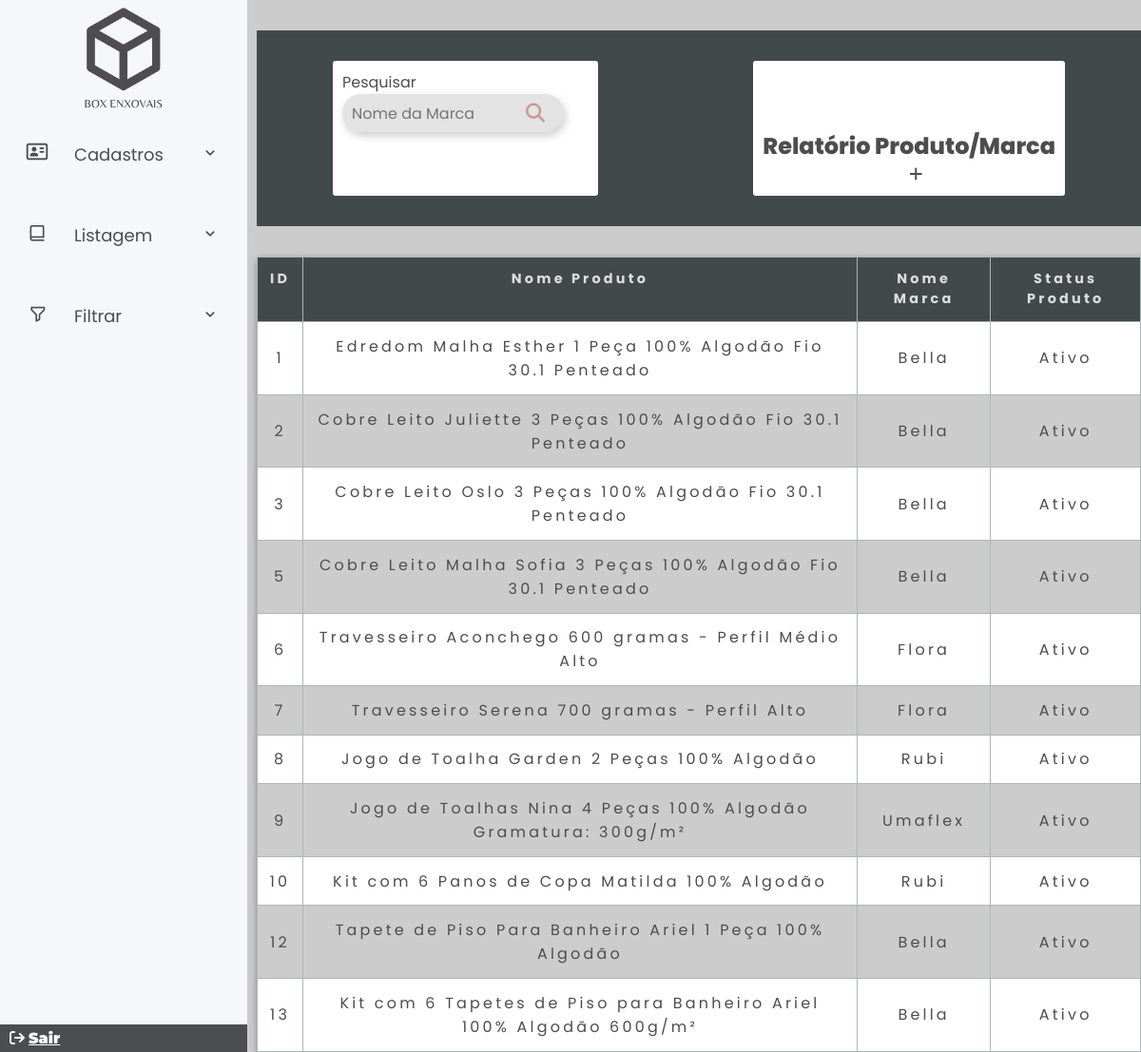
Screenshot of /adm/relatorioProdMarca.php with the database file from the repository.
### tables this page shows
CREATE TABLE `produto` (
  `codProd` int(11) NOT NULL,
  `nomeProd` varchar(100) DEFAULT NULL,
  `descricao` varchar(1000) DEFAULT NULL,
  `cuidado` varchar(2000) NOT NULL,
  `med_casal` varchar(100) NOT NULL,
  `med_queen` varchar(100) NOT NULL,
  `med_superKing` varchar(100) NOT NULL,
  `med_solteiro` varchar(100) NOT NULL,
  `valor` double NOT NULL,
  `qntd` int(11) DEFAULT NULL,
  `arquivo` varchar(100) DEFAULT NULL,
  `arquivo2` varchar(100) NOT NULL,
  `marca_produto_cod` int(11) DEFAULT NULL,
  `tipo_produto_cod` int(11) DEFAULT NULL,
  `status` int(11) NOT NULL DEFAULT 1
);

CREATE TABLE `marca_produto` (
  `codMarcaProd` int(11) NOT NULL,
  `nomeMarcaProd` varchar(50) DEFAULT NULL,
  `status` int(11) NOT NULL DEFAULT 1
);

### adm/relatorioProdMarca.php (the view, shortened to what this page needs)
<?php
require_once("../assets/conexao.php");
$V_WHERE = "";
$sql = "SELECT p.codProd, p.nomeProd, p.status, mp.nomeMarcaProd
FROM produto p
JOIN marca_produto mp ON p.marca_produto_cod = mp.codMarcaProd
WHERE 1 = 1" . $V_WHERE;
$resultado = mysqli_query($conexao, $sql);
?>
<?php require_once("sidebar.php"); ?>
<section class="home-section">
    <div class="card-listar">
        <div class="card-body pesquisar">
            <form method="POST">
                <div class="input-group">
                    <div class="input-box">
                        <label for="nomeMarca">Pesquisar</label>
                        <div class="search-box">
                            <input type="text" class="search-text" placeholder="Nome da Marca" id="nomeMarca" name="nomeMarca" />
                            <button class="search-btn" name="pesquisar"><i class="fa-solid fa-magnifying-glass cor-i"></i></button>
                        </div>
                    </div>
                </div>
            </form>
        </div>
        <div class="card-body">
            <h2 class="title-marca">Relatório Produto/Marca</h2>
            <a href="cadMarcaProduto.php" class="btn-plus"><i class="fa-solid fa-plus"></i></a>
        </div>
    </div>
    <div class="container mt-3">
        <div class="tbl_container">
            <table class="tbl">
                <thead>
                    <tr>
                        <th>ID</th>
                        <th>Nome Produto</th>
                        <th>Nome Marca</th>
                        <th>Status Produto</th>
                    </tr>
                <tbody>
                    <?php while ($linha = mysqli_fetch_array($resultado)) { ?>
                        <tr>
                            <td data-lable="ID"><?= $linha['codProd'] ?></td>
                            <td data-lable="Nome Produto"><?= $linha['nomeProd'] ?></td>
                            <td data-lable="Nome Marca"><?= $linha['nomeMarcaProd'] ?></td>
                            <td data-lable="Status">
                                <?php echo ($linha['status'] == 1) ? 'Ativo' : 'Inativo'; ?>
                            </td>
                        </tr>
                    <?php } ?>
                </tbody>
                </thead>
            </table>
        </div>
    </div>
</section>
<?php require_once("rodapeSidebar.php") ?>

### assets/css/adm.css (style rules this page uses)
* { margin: 0; padding: 0; box-sizing: border-box; font-family: 'Montserrat'; color: #4c4d4f; }
.home-section { margin-left: 270px; width: 80%; }
.card-body { border: none; padding: 10px; background: #fff; border-radius: 3px; margin: 2rem; margin-left: 5rem; margin-right: 5rem; }
.pesquisar { width: 50%; justify-content: space-between; }
.title-marca { margin-top: 20%; align-items: center; font-weight:800; }
.btn-plus { color: #cb9897; margin-left: 50%; margin-right: 50%; }
.container { max-width: 1440px; max-height: 90%; width: 100%; background: #fff; box-shadow: 2px 4px 10px rgba(0,0,0,0.5); border-radius: 3px; }
.tbl { width: 100%; border-collapse: collapse; }
.tbl thead { background: #424949; color: #fff; }
.tbl thead tr th { font-size: 0.9rem; padding: 0.8rem; letter-spacing: 0.2rem; vertical-align: top; border: 1px solid #aab7b8; color: #ddd; }
.tbl tbody tr td { font-size: 1rem; letter-spacing: 0.2rem; font-weight: normal; text-align: center; border: 1px solid #aab7b8; padding: 0.8rem; }
.tbl tr:nth-child(even) { background: #ccc; }
.search-box { width: 80%; background:#0000001c; box-shadow: 2px 4px 10px rgba(0,0,0,0.2); height: 40px; padding: 10px; border-radius: 40px; display: flex; justify-content: space-between; align-items: center; }
.search-text { border: none; background: none; width: 80%; outline: none; padding: 0; color: #000; font-size: 16px; transition: 0.5s; }
.search-btn { width: 40px; height: 40px; border-radius: 50%; background: none; border: none; display: flex; justify-content: center; align-items: center; transition: 0.5s; }
.cor-i { color: #cb9897; font-size: 20px; }

### adm/relatorioProdMarca.php (style rules this page uses)
* { padding: 0; margin: 0; box-sizing: border-box; font-family: "poppins", sans-serif; }
body { background: #ccc; display: flex; justify-content: center; align-items: center; min-height: 100vh; }
.card-listar { display: flex; justify-content: space-between; background: #424949; margin-top: 2rem; margin-bottom: 2rem; }
.pesquisar { width: 30%; justify-content: space-between; }
.search-box { width: 90%; background:#0000001c; box-shadow: 2px 4px 10px rgba(0,0,0,0.2); height: 40px; padding: 10px; border-radius: 40px; display: flex; justify-content: space-between; align-items: center; }

### rows the page displays
produto: codProd "1", nomeProd "Edredom Malha Esther 1 Peça 100% Algodão Fio 30.1 Penteado", marca_produto_cod.nomeMarcaProd "Bella", status "Ativo"
produto: codProd "2", nomeProd "Cobre Leito Juliette 3 Peças 100% Algodão Fio 30.1 Penteado", marca_produto_cod.nomeMarcaProd "Bella", status "Ativo"
produto: codProd "3", nomeProd "Cobre Leito Oslo 3 Peças 100% Algodão Fio 30.1 Penteado", marca_produto_cod.nomeMarcaProd "Bella", status "Ativo"
produto: codProd "5", nomeProd "Cobre Leito Malha Sofia 3 Peças 100% Algodão Fio 30.1 Penteado", marca_produto_cod.nomeMarcaProd "Bella", status "Ativo"
produto: codProd "6", nomeProd "Travesseiro Aconchego 600 gramas - Perfil Médio Alto", marca_produto_cod.nomeMarcaProd "Flora", status "Ativo"
produto: codProd "7", nomeProd "Travesseiro Serena 700 gramas - Perfil Alto", marca_produto_cod.nomeMarcaProd "Flora", status "Ativo"
produto: codProd "8", nomeProd "Jogo de Toalha Garden 2 Peças 100% Algodão", marca_produto_cod.nomeMarcaProd "Rubi", status "Ativo"
produto: codProd "9", nomeProd "Jogo de Toalhas Nina 4 Peças 100% Algodão Gramatura: 300g/m²", marca_produto_cod.nomeMarcaProd "Umaflex", status "Ativo"
produto: codProd "10", nomeProd "Kit com 6 Panos de Copa Matilda 100% Algodão", marca_produto_cod.nomeMarcaProd "Rubi", status "Ativo"
produto: codProd "12", nomeProd "Tapete de Piso Para Banheiro Ariel 1 Peça 100% Algodão", marca_produto_cod.nomeMarcaProd "Bella", status "Ativo"
produto: codProd "13", nomeProd "Kit com 6 Tapetes de Piso para Banheiro Ariel 100% Algodão 600g/m²", marca_produto_cod.nomeMarcaProd "Bella", status "Ativo"
